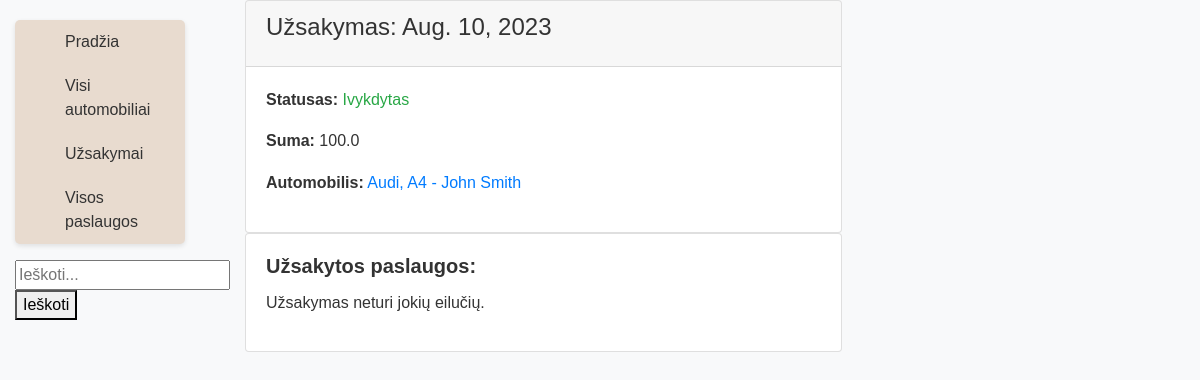
The page /autoservisas/uzsakymai/5c6c9432-2c83-4350-be17-a492f31a3677/ on the database as committed earlier.
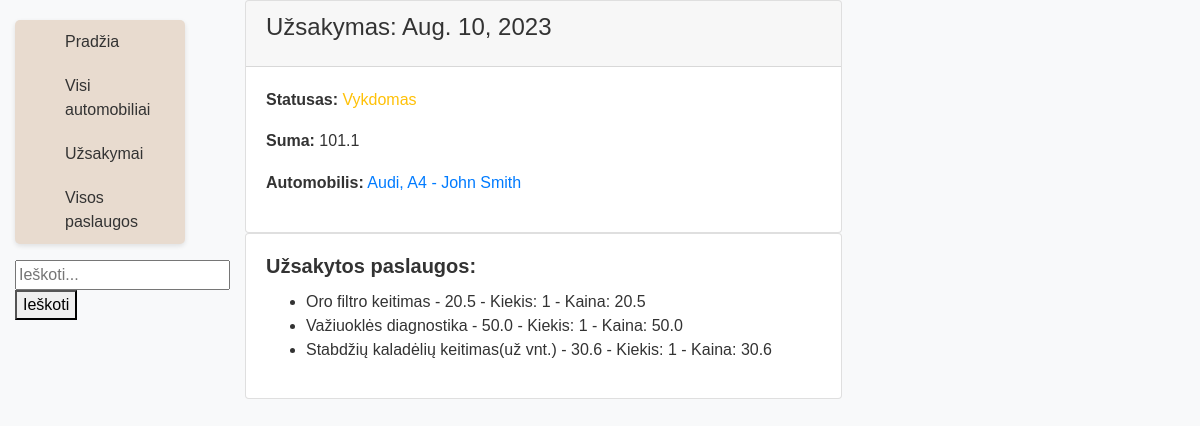
The same page on the database as committed later.
### autoservisas/models.py (models this page shows, shortened)
class Uzsakymas(models.Model):
    id = models.UUIDField(primary_key=True, default=uuid.uuid4, editable=False)
    data = models.DateField('Užsakymo data')
    suma = models.FloatField('Suma')
    automobilis = models.ForeignKey('Automobilis', on_delete=models.CASCADE, related_name='uzsakymai')
    UZSAKYMO_STATUSAS = (
        ('V', 'Vykdomas'),
        ('I', 'Ivykdytas'),
        ('A', 'Atšauktas'),
        ('L', 'Laukia eilėje')
    )
    status = models.CharField(
        max_length=1,
        choices=UZSAKYMO_STATUSAS,
        blank=True,
        default='L',
        help_text='Užsakymo statusas'
    )
    class Meta:
        ordering = ['data']
        verbose_name = 'Užsakymas'
        verbose_name_plural = 'Užsakymai'

class Automobilis(models.Model):
    valstybinis_nr = models.CharField('Numeris', max_length=100)
    vin = models.IntegerField('VIN', max_length=13)
    klientas = models.CharField('Klientas', max_length=100)
    modelis = models.ForeignKey('Modelis', on_delete=models.CASCADE, related_name='automobiliai')
    def __str__(self):
        return f" {self.modelis.marke}, {self.modelis.modelis} - {self.klientas}"
    class Meta:
        verbose_name = 'Automobilis'
        verbose_name_plural = 'Automobiliai'

class Modelis(models.Model):
    marke = models.CharField('Markė', max_length=100)
    modelis = models.CharField('Modelis', max_length=100)
    metai = models.IntegerField('Metai')
    variklis = models.CharField('Variklis', max_length=100)
    class Meta:
        ordering = ['marke', 'modelis']
        verbose_name = 'Modelis'
        verbose_name_plural = 'Modeliai'

class Uzsakymoeil(models.Model):
    kiekis = models.IntegerField('Kiekis')
    kaina = models.FloatField('Kaina')
    uzsakymas = models.ForeignKey('Uzsakymas', on_delete=models.CASCADE)
    paslauga = models.ForeignKey('Paslauga', on_delete=models.CASCADE)
    class Meta:
        verbose_name = 'Užsakymo eilutė'
        verbose_name_plural = 'Užsakymo eilutės'

class Paslauga(models.Model):
    pavadinimas = models.CharField("Paslaugos pavadinimas", max_length=100)
    kaina = models.FloatField("Paslaugos kaina")
    def __str__(self):
        return f"{self.pavadinimas} - {self.kaina}"
    class Meta:
        verbose_name = 'Paslauga'
        verbose_name_plural = 'Paslaugos'

### autoservisas/views.py (the view)
# urls.py: path('uzsakymai/<uuid:pk>/', views.UzsakymasDetailView.as_view(), name='uzsakymas-detail'),
class UzsakymasDetailView(generic.DetailView):
    model = Uzsakymas
    context_object_name = 'uzsakymas'
    template_name = 'uzsakymas_detail.html'

### autoservisas/templates/uzsakymas_detail.html
{% extends 'base.html' %}
{% block content %}
  <div class="container">
    <div class="columns">
      <div class="column col-8 col-mx-auto">
        <div class="card">
          <div class="card-header">
            <h4 class="card-title">Užsakymas: {{ uzsakymas.data }}</h4>
          </div>
          <div class="card-body">
            <p><strong>Statusas:</strong>
              <span class="
                {% if uzsakymas.status == 'L' %}text-info
                {% elif uzsakymas.status == 'I' %}text-success
                {% elif uzsakymas.status == 'A' %}text-danger
                {% elif uzsakymas.status == 'V' %}text-warning
                {% endif %}
              ">{{ uzsakymas.get_status_display }}</span></p>
            <p><strong>Suma:</strong> {{ uzsakymas.suma }}</p>
            <p><strong>Automobilis:</strong> <a href="{% url 'auto-one' uzsakymas.automobilis.id %}">{{ uzsakymas.automobilis }}</a></p>
          </div>
        </div>
        <div class="card">
          <div class="card-body">
            <h5 class="card-title"><strong>Užsakytos paslaugos:</strong></h5>
            {% if uzsakymas.uzsakymoeil_set.exists %}
              <ul>
                {% for eilute in uzsakymas.uzsakymoeil_set.all %}
                  <li>{{ eilute.paslauga }} - Kiekis: {{ eilute.kiekis }} - Kaina: {{ eilute.kaina }}</li>
                {% endfor %}
              </ul>
            {% else %}
              <p>Užsakymas neturi jokių eilučių.</p>
            {% endif %}
          </div>
        </div>
      </div>
    </div>
  </div>
{% endblock %}

### autoservisas/templates/base.html (shortened to what this page needs)
<!DOCTYPE html>
<html lang="en">
<head>
    <link rel="stylesheet"
          href="https://stackpath.bootstrapcdn.com/bootstrap/4.1.3/css/bootstrap.min.css"
          integrity="sha384-
MCw98/SFnGE8fJT3GXwEOngsV7Zt27NXFoaoApmYm81iuXoPkFOJwJ8ERdknLPMO"
>
    {% load static %}
    <link rel="stylesheet" href="{% static 'css/styles.css' %}">
</head>
<body>
<div class="container-fluid">
    <div class="row">
        <div class="col-sm-2">
            {% block sidebar %}
            <ul class="sidebar-nav">
                <li><a href="{% url 'index' %}">Pradžia</a></li>
                <li><a href="{% url 'auto-all' %}">Visi automobiliai</a></li>
                <li><a href="{% url 'uzsakymai-list' %}">Užsakymai</a></li>
                <li><a href="{% url 'paslaugos-list' %}">Visos paslaugos</a></li>
            </ul>
            {% endblock %}
            <div class="search-form">
                <form method="GET" action="{% url 'search' %}">
                    <input type="text" name="search_text" placeholder="Ieškoti...">
                    <button type="submit">Ieškoti</button>
                </form>
            </div>
        </div>
        <div class="col-sm-10 ">{% block content %}{% endblock %}</div>
    </div>
</div>
</body>
</html>

### autoservisas/static/css/styles.css (style rules this page uses)
.sidebar-nav { margin-top: 20px; background-color: #e8dbcf; border-radius: 5px; box-shadow: 0 2px 5px rgba(0, 0, 0, 0.1); }
.sidebar-nav li { padding: 10px; display: flex; align-items: center; transition: background-color 0.2s; font-size: 16px; }
.sidebar-nav a { color: #333333; text-decoration: none; }
body { background-color: #f8f9fa; font-family: Arial, sans-serif; color: #333333; }
p { line-height: 1.6; }
a { color: #007bff; text-decoration: none; }

Rows that differ between the two databases and show on the page:
changed Uzsakymas "Audi, A4 - John Smith": status "Ivykdytas" → "Vykdomas"; suma "100.0" → "101.1"
added Uzsakymoeil: paslauga "Oro filtro keitimas - 20.5", kiekis "1", kaina "20.5"
added Uzsakymoeil: paslauga "Važiuoklės diagnostika - 50.0", kiekis "1", kaina "50.0"
added Uzsakymoeil: paslauga "Stabdžių kaladėlių keitimas(už vnt.) - 30.6", kiekis "1", kaina "30.6"
Other text that changed with them:
text no longer shown: "Užsakymas neturi jokių eilučių."
